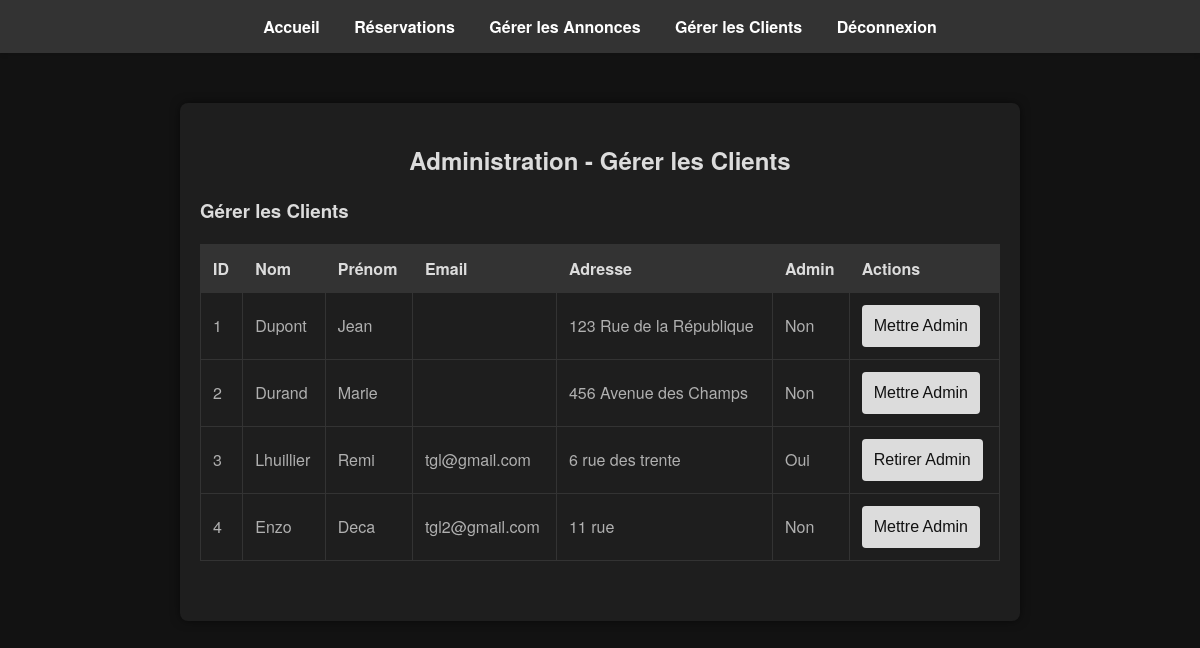
Page /admin_clients.php (signed in) on the committed database.
### tables this page shows
CREATE TABLE `clients` (
  `id_client` int(11) NOT NULL,
  `id_type_client` int(11) NOT NULL,
  `nom` varchar(100) NOT NULL,
  `prenom` varchar(100) NOT NULL,
  `adresse` varchar(256) NOT NULL,
  `email` varchar(100) NOT NULL,
  `password` varchar(255) NOT NULL,
  `is_admin` tinyint(1) NOT NULL DEFAULT 0
);

### admin_clients.php (the view, shortened to what this page needs)
<?php
$servername = "localhost";
$username = "root";
$password = "";
$dbname = "locauto";
$conn = new mysqli($servername, $username, $password, $dbname);
$sql_clients = "SELECT * FROM clients";
$result_clients = $conn->query($sql_clients);
?>
<!DOCTYPE html>
<html lang="fr">
<head>
    <link rel="stylesheet" href="CSS/styles.css">
</head>
<body>
    <header>
        <nav>
            <ul>
                <li><a href="index.php">Accueil</a></li>
                <li><a href="admin.php">Réservations</a></li>
                <li><a href="admin_annonces.php">Gérer les Annonces</a></li>
                <li><a href="admin_clients.php">Gérer les Clients</a></li>
                <li><a href="logout.php">Déconnexion</a></li>
            </ul>
        </nav>
    </header>
    <div class="admin-container">
        <h2>Administration - Gérer les Clients</h2>
        <div class="form-section">
            <h3>Gérer les Clients</h3>
            <table>
                <thead>
                    <tr>
                        <th>ID</th>
                        <th>Nom</th>
                        <th>Prénom</th>
                        <th>Email</th>
                        <th>Adresse</th>
                        <th>Admin</th>
                        <th>Actions</th>
                    </tr>
                </thead>
                <tbody>
                    <?php if ($result_clients->num_rows > 0): ?>
                        <?php while($row = $result_clients->fetch_assoc()): ?>
                            <tr>
                                <td><?php echo $row['id_client']; ?></td>
                                <td><?php echo $row['nom']; ?></td>
                                <td><?php echo $row['prenom']; ?></td>
                                <td><?php echo $row['email']; ?></td>
                                <td><?php echo $row['adresse']; ?></td>
                                <td><?php echo $row['is_admin'] ? 'Oui' : 'Non'; ?></td>
                                <td>
                                    <form action="admin_clients.php" method="POST" style="display:inline;">
                                        <button type="submit" name="update_admin_status"><?php echo $row['is_admin'] ? 'Retirer Admin' : 'Mettre Admin'; ?></button>
                                    </form>
                                </td>
                            </tr>
                        <?php endwhile; ?>
                    <?php else: ?>
                        <tr>
                            <td colspan="7">Aucun client trouvé.</td>
                        </tr>
                    <?php endif; ?>
                </tbody>
            </table>
        </div>
    </div>
</body>
</html>

### CSS/styles.css (style rules this page uses)
body { font-family: 'Helvetica Neue', Arial, sans-serif; margin: 0; padding: 0; background-color: #121212; color: #ffffff; }
header { background-color: #333; color: white; padding: 15px 0; box-shadow: 0 2px 4px rgba(0, 0, 0, 0.1); }
header nav ul { list-style: none; padding: 0; text-align: center; margin: 0; }
header nav ul li { display: inline; margin: 0 15px; position: relative; }
header nav ul li a { color: white; text-decoration: none; font-weight: bold; font-size: 16px; }
.admin-container { max-width: 800px; margin: 50px auto; padding: 20px; background-color: #1e1e1e; border-radius: 8px; box-shadow: 0 0 10px rgba(0, 0, 0, 0.5); }
.admin-container h2 { text-align: center; margin-bottom: 20px; color: #dcdcdc; }
.form-section { margin-bottom: 40px; }
.form-section h3 { margin-bottom: 20px; color: #dcdcdc; }
.form-section form { display: flex; flex-direction: column; }
.form-section button { padding: 12px; background-color: #dcdcdc; color: #121212; border: none; border-radius: 4px; cursor: pointer; font-size: 16px; transition: background-color 0.3s ease; }
table { width: 100%; border-collapse: collapse; margin-bottom: 20px; }
table th, table td { border: 1px solid #333; padding: 12px; text-align: left; color: #b0b0b0; }
table th { background-color: #333; color: #dcdcdc; font-weight: bold; }
table td form { display: inline; }
table td button { padding: 8px 12px; background-color: #dcdcdc; color: #121212; border: none; border-radius: 4px; cursor: pointer; font-size: 14px; transition: background-color 0.3s ease; }

### rows in the picture
clients: id_client "1", nom "Dupont", prenom "Jean", adresse "123 Rue de la République", is_admin "Non"
clients: id_client "2", nom "Durand", prenom "Marie", adresse "456 Avenue des Champs", is_admin "Non"
clients: id_client "3", nom "Lhuillier", prenom "Remi", email "tgl@gmail.com", adresse "6 rue des trente", is_admin "Oui"
clients: id_client "4", nom "Enzo", prenom "Deca", email "tgl2@gmail.com", adresse "11 rue", is_admin "Non"
